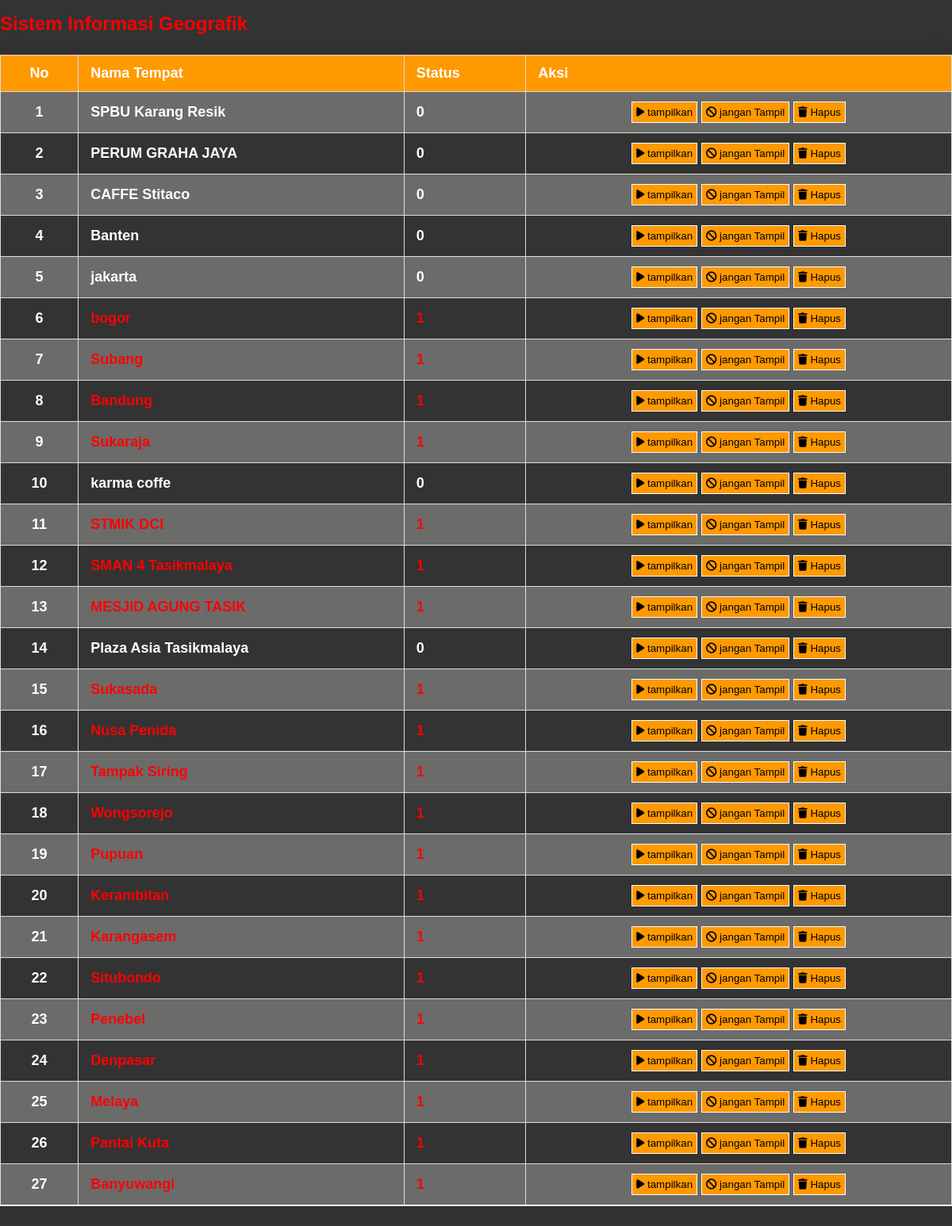
Screenshot of /admin.php (signed in) with the database file from the repository.
### tables this page shows
CREATE TABLE `kordinat_gis` (
  `nomor` int(5) NOT NULL,
  `x` decimal(8,5) NOT NULL,
  `y` decimal(8,5) NOT NULL,
  `nama_tempat` varchar(100) NOT NULL,
  `status` int(1) NOT NULL DEFAULT 0
);

### admin.php (the view, shortened to what this page needs)
<?php
$is_logged_in = isset($_SESSION['loggedin']) && $_SESSION['loggedin'];
?>
<!DOCTYPE html>
<html lang="en">
<head>
    <link rel="stylesheet" href="style.css">
    <link rel="stylesheet" href="https://cdnjs.cloudflare.com/ajax/libs/font-awesome/6.0.0-beta3/css/all.min.css">
</head>
<a href="index.php">
    <h1>Sistem Informasi Geografik</h1>
</a>
<body>
    <?php if ($is_logged_in) : ?>
        <div class="table-container">
            <table class="styled-table">
                <thead>
                    <tr>
                        <th align="center">No</th>
                        <th>Nama Tempat</th>
                        <th>Status</th>
                        <th>Aksi</th>
                    </tr>
                </thead>
                <tbody>
                    <?php
                    include('koneksi.php');
                    $lokasi  = mysqli_query($conn, "select * from kordinat_gis order by nomor desc");
                    $no = 1;
                    while ($koor = mysqli_fetch_array($lokasi)) {
                    ?>
                        <tr>
                            <td align="center"><?php echo $no++; ?></td>
                            <?php
                            if ($koor['status'] == 1) {
                                $warna = 'red';
                            } elseif ($koor['status'] == 0) {
                                $warna = 'white';
                            }
                            ?>
                            <td style="color: <?php echo $warna ?>"><?php echo $koor['nama_tempat']; ?></td>
                            <td style="color: <?php echo $warna ?>"><?php echo $koor['status']; ?></td>
                            <td align="center"><a href="aktif.php?nomor=<?php echo $koor['nomor']; ?>"><button>
                                        <i class="fas fa-play"></i> tampilkan
                                    </button></a> <a href="nonaktif.php?nomor=<?php echo $koor['nomor']; ?>"><button>
                                        <i class="fas fa-ban"></i> jangan Tampil
                                    </button></a> <a href="hapus.php?nomor=<?php echo $koor['nomor']; ?>"><button>
                                        <i class="fas fa-trash"></i> Hapus
                                    </button></a></td>
                        </tr>
                    <?php
                    }
                    ?>
                </tbody>
            </table>
        </div>
    <?php else : ?>
        <h1 align="center"> Anda bukan admin</h1>
    <?php endif; ?>
</body>
</html>

### style.css (style rules this page uses)
body { margin: 0; padding: 20px; }
.styled-table { border-collapse: collapse; margin: 25px 0; font-size: 18px; min-width: 400px; box-shadow: 0 0 20px rgba(0, 0, 0, 0.15); background-color: #fff; width: 100%; }
.styled-table thead tr { background-color: #ff9900; color: #ffffff; text-align: left; }
.styled-table th, .styled-table td { padding: 12px 15px; border: 1px solid #ddd; }
.styled-table tbody tr { border-bottom: 1px solid #ddd; background-color: #6b6b6a; color: white; text-decoration: none; font-weight: bold; }
.styled-table tbody tr:nth-of-type(even) { background-color: #333333; }
.styled-table tbody tr:last-of-type { border-bottom: 2px solid white; }

### admin.php (style rules this page uses)
body { font-size: 12px; font-family: sans-serif; margin: 0px auto; padding: 0px; color: #FFFFFF; background-color: #333333; }
a { text-decoration: none; color: #FF0000; font-weight: bold; }
input, button { padding: 5px; border: 1px solid #FFFFFF; background-color: #FF9900; }

### rows the page displays
kordinat_gis: nama_tempat "SPBU Karang Resik", status "0"
kordinat_gis: nama_tempat "PERUM GRAHA JAYA", status "0"
kordinat_gis: nama_tempat "CAFFE Stitaco", status "0"
kordinat_gis: nama_tempat "Banten", status "0"
kordinat_gis: nama_tempat "jakarta", status "0"
kordinat_gis: nama_tempat "bogor", status "1"
kordinat_gis: nama_tempat "Subang", status "1"
kordinat_gis: nama_tempat "Bandung", status "1"
kordinat_gis: nama_tempat "Sukaraja", status "1"
kordinat_gis: nama_tempat "karma coffe", status "0"
kordinat_gis: nama_tempat "STMIK DCI", status "1"
kordinat_gis: nama_tempat "SMAN 4 Tasikmalaya", status "1"
kordinat_gis: nama_tempat "MESJID AGUNG TASIK", status "1"
kordinat_gis: nama_tempat "Plaza Asia Tasikmalaya", status "0"
kordinat_gis: nama_tempat "Sukasada", status "1"
kordinat_gis: nama_tempat "Nusa Penida", status "1"
kordinat_gis: nama_tempat "Tampak Siring", status "1"
kordinat_gis: nama_tempat "Wongsorejo", status "1"
kordinat_gis: nama_tempat "Pupuan", status "1"
kordinat_gis: nama_tempat "Kerambitan", status "1"
kordinat_gis: nama_tempat "Karangasem", status "1"
kordinat_gis: nama_tempat "Situbondo", status "1"
kordinat_gis: nama_tempat "Penebel", status "1"
kordinat_gis: nama_tempat "Denpasar", status "1"
kordinat_gis: nama_tempat "Melaya", status "1"
kordinat_gis: nama_tempat "Pantai Kuta", status "1"
kordinat_gis: nama_tempat "Banyuwangi", status "1"
